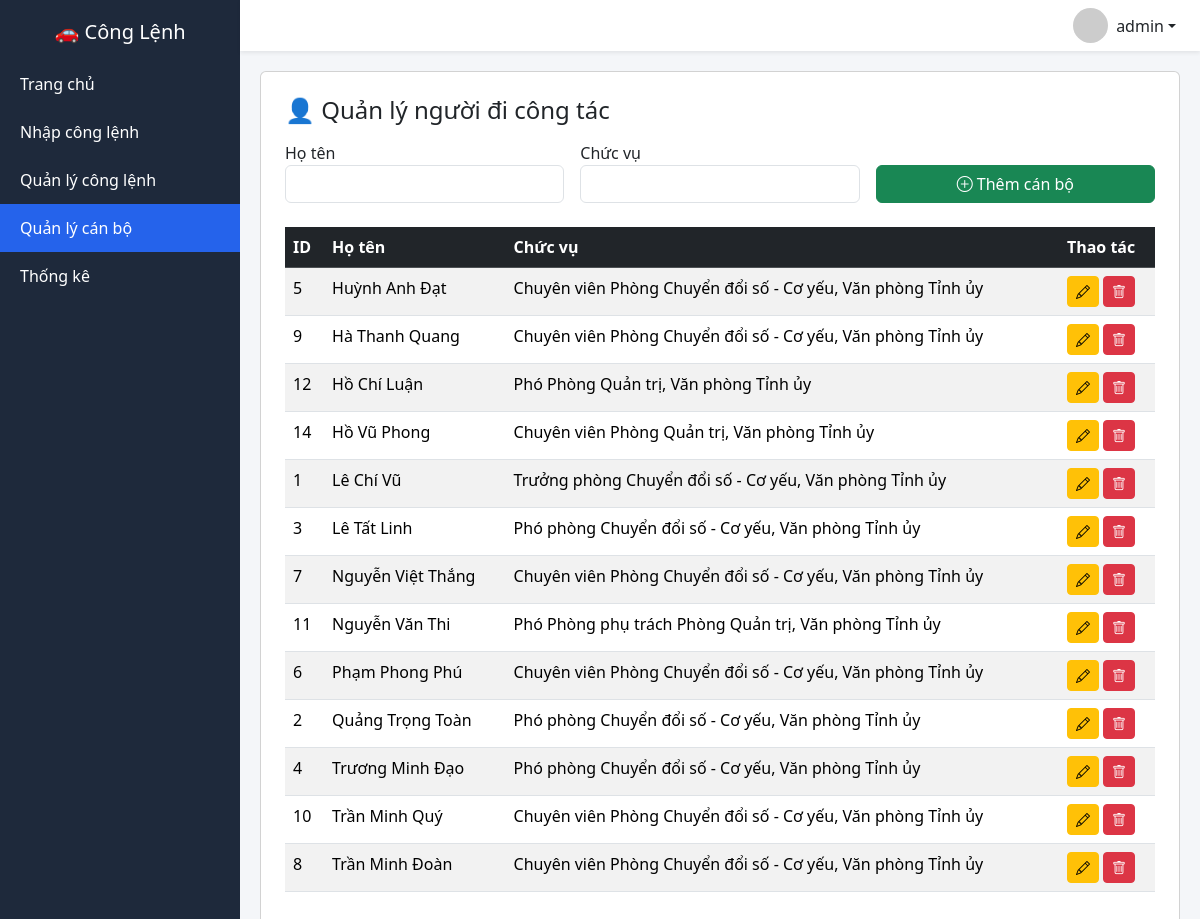
The page /quanly_nguoidicongtac (signed in) on the database as committed earlier.
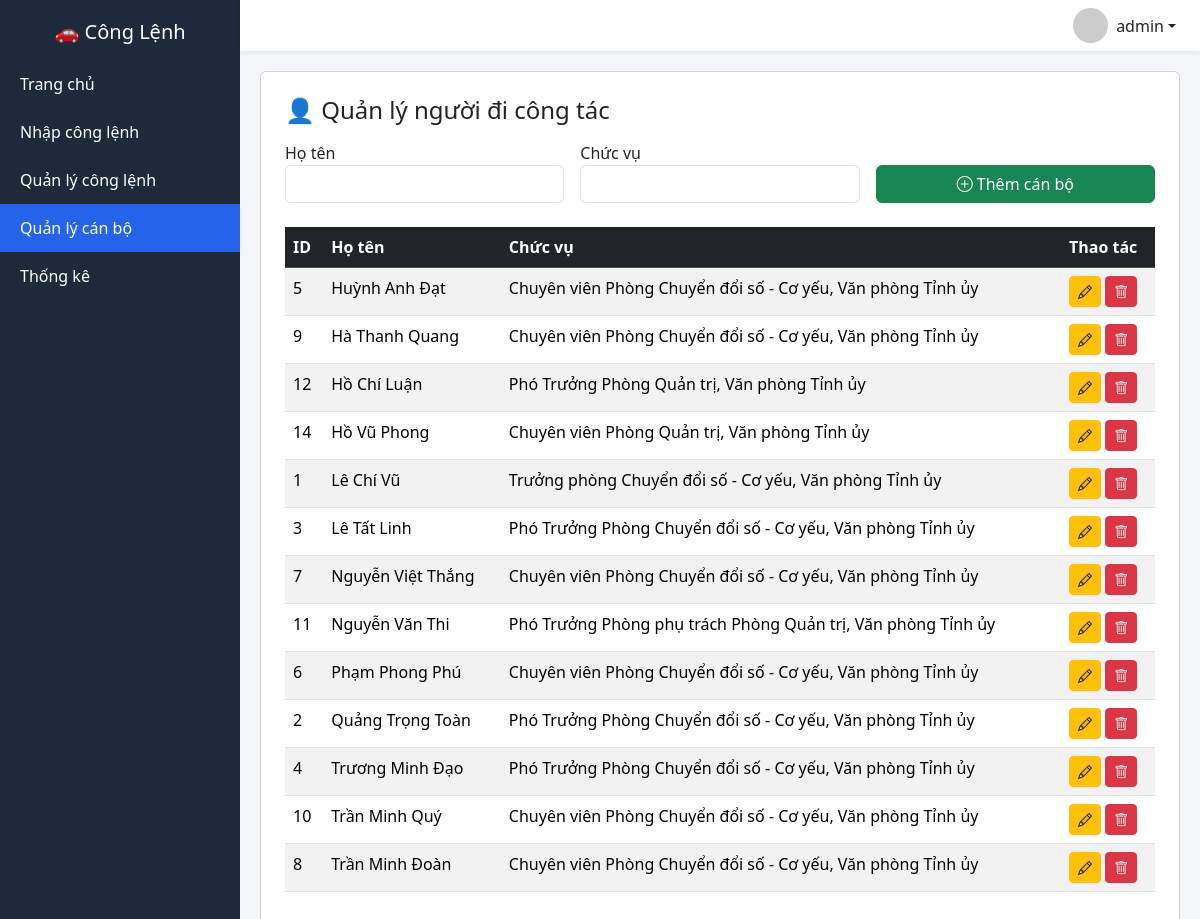
The same page on the database as committed later.
### tables this page shows
CREATE TABLE nguoidicongtac(
        id INTEGER PRIMARY KEY AUTOINCREMENT,
        ho_ten TEXT,
        chuc_vu TEXT
    );

### app.py (the view)
@app.route("/quanly_nguoidicongtac")
def quanly_nguoidicongtac():
    if not login_required():
        return redirect("/login")
    if not check_role(["admin", "user"]):
        return "Không có quyền!"
    conn = sqlite3.connect(DB)
    conn.row_factory = sqlite3.Row
    c = conn.cursor()
    c.execute("SELECT * FROM nguoidicongtac ORDER BY ho_ten ASC")
    data = c.fetchall()
    conn.close()
    return render_template(
        "quanly_nguoidicongtac.html",
        data=data
    )

### app.py (called while the page is built)
def login_required():
    return "user" in session

def check_role(roles):
    return session.get("role") in roles

@app.before_request
def require_login():
    allowed_routes = [
        "login",
        "static",
        "api_nguoidicongtac",
        "api_nguoiky"
    ]
    if request.endpoint is None:
        return
    if request.endpoint not in allowed_routes and "user" not in session:
        return redirect("/login")

### templates/quanly_nguoidicongtac.html
{% extends "layout.html" %}
{% block content %}
<div class="card p-4 card-dashboard">
<h4 class="mb-3">👤 Quản lý người đi công tác</h4>
<form method="post"
      action="/them_nguoidicongtac"
      class="row g-3 mb-4">
    <div class="col-md-4">
        <label>Họ tên</label>
        <input name="ho_ten"
               required
               class="form-control">
    </div>
    <div class="col-md-4">
        <label>Chức vụ</label>
        <input name="chuc_vu"
               required
               class="form-control">
    </div>
    <div class="col-md-4 d-flex align-items-end">
        <button type="submit"
                class="btn btn-success w-100">
            <i class="bi bi-plus-circle"></i> Thêm cán bộ
        </button>
    </div>
</form>
<table class="table table-striped table-hover">
<thead class="table-dark">
<tr>
<th>ID</th>
<th>Họ tên</th>
<th>Chức vụ</th>
<th>Thao tác</th>
</tr>
</thead>
<tbody>
{% for row in data %}
<tr>
<td>{{ row.id }}</td>
<td>{{ row.ho_ten }}</td>
<td>{{ row.chuc_vu }}</td>
<td>
<a href="/sua_nguoidicongtac/{{row.id}}"
   class="btn btn-sm btn-warning">
   <i class="bi bi-pencil"></i>
</a>
<a href="/xoa_nguoidicongtac/{{row.id}}"
   class="btn btn-sm btn-danger"
   onclick="return confirm('Xóa cán bộ này?')">
   <i class="bi bi-trash"></i>
</a>
</td>
</tr>
{% endfor %}
</tbody>
</table>
</div>
{% endblock %}

### templates/layout.html (shortened to what this page needs)
<!DOCTYPE html>
<html lang="vi">
<head>
<link rel="stylesheet" href="/static/mobile.css">
<link href="https://cdn.jsdelivr.net/npm/bootstrap@5.3.2/dist/css/bootstrap.min.css" rel="stylesheet">
<link href="https://cdn.jsdelivr.net/npm/bootstrap-icons/font/bootstrap-icons.css" rel="stylesheet">
</head>
<body>
<div class="sidebar" id="sidebar">
<h5 class="text-center text-white mb-3">🚗 Công Lệnh</h5>
<a href="/" class="{% if request.path == '/' %}active-menu{% endif %}">
Trang chủ
</a>
<a href="/nhap"
class="{% if request.path == '/nhap' %}active-menu{% endif %}
{% if session.get('role') not in ['admin','user'] %} disabled-link{% endif %}"
>
Nhập công lệnh
</a>
<a href="/danhsach"
class="{% if request.path == '/danhsach' %}active-menu{% endif %}
{% if session.get('role') not in ['admin','user'] %} disabled-link{% endif %}"
>
Quản lý công lệnh
</a>
<a href="/quanly_nguoidicongtac"
class="{% if request.path == '/quanly_nguoidicongtac' %}active-menu{% endif %}
{% if session.get('role') not in ['admin','user'] %} disabled-link{% endif %}"
>
Quản lý cán bộ
</a>
<a href="/thongke"
class="{% if request.path == '/thongke' %}active-menu{% endif %}">
Thống kê
</a>
</div>
<nav class="navbar navbar-light bg-white shadow-sm px-4 topbar">
<div class="ms-auto dropdown">
<a class="d-flex align-items-center text-dark text-decoration-none dropdown-toggle"
href="#"
role="button"
data-bs-toggle="dropdown">
<img src="https://i.pravatar.cc/40"
class="rounded-circle me-2"
width="35">
{{ session.get('user') }}
</a>
</div>
</nav>
<div class="content">
{% block content %}{% endblock %}
</div>
</body>
</html>

### templates/layout.html (style rules this page uses)
body { background:#f4f6f9; margin:0; font-family:Segoe UI,Arial; }
.sidebar { width:240px; position:fixed; height:100%; background:#1e293b; padding-top:20px; transition:0.3s; }
.sidebar a { display:block; padding:12px 20px; color:white; text-decoration:none; transition:0.2s; }
.active-menu { background:#2563eb !important; }
.content { margin-left:240px; padding:20px; transition:0.3s; }
.topbar { margin-left:240px; transition:0.3s; }

Rows that differ between the two databases and show on the page:
changed nguoidicongtac "Hồ Chí Luận": chuc_vu "Phó Phòng Quản trị, Văn phòng Tỉnh ủy" → "Phó Trưởng Phòng Quản trị, Văn phòng Tỉnh ủy"
changed nguoidicongtac "Lê Tất Linh": chuc_vu "Phó phòng Chuyển đổi số - Cơ yếu, Văn phòng Tỉnh ủy" → "Phó Trưởng Phòng Chuyển đổi số - Cơ yếu, Văn phòng Tỉnh ủy"
changed nguoidicongtac "Nguyễn Văn Thi": chuc_vu "Phó Phòng phụ trách Phòng Quản trị, Văn phòng Tỉnh ủy" → "Phó Trưởng Phòng phụ trách Phòng Quản trị, Văn phòng Tỉnh ủy"
changed nguoidicongtac "Quảng Trọng Toàn": chuc_vu "Phó phòng Chuyển đổi số - Cơ yếu, Văn phòng Tỉnh ủy" → "Phó Trưởng Phòng Chuyển đổi số - Cơ yếu, Văn phòng Tỉnh ủy"
changed nguoidicongtac "Trương Minh Đạo": chuc_vu "Phó phòng Chuyển đổi số - Cơ yếu, Văn phòng Tỉnh ủy" → "Phó Trưởng Phòng Chuyển đổi số - Cơ yếu, Văn phòng Tỉnh ủy"
